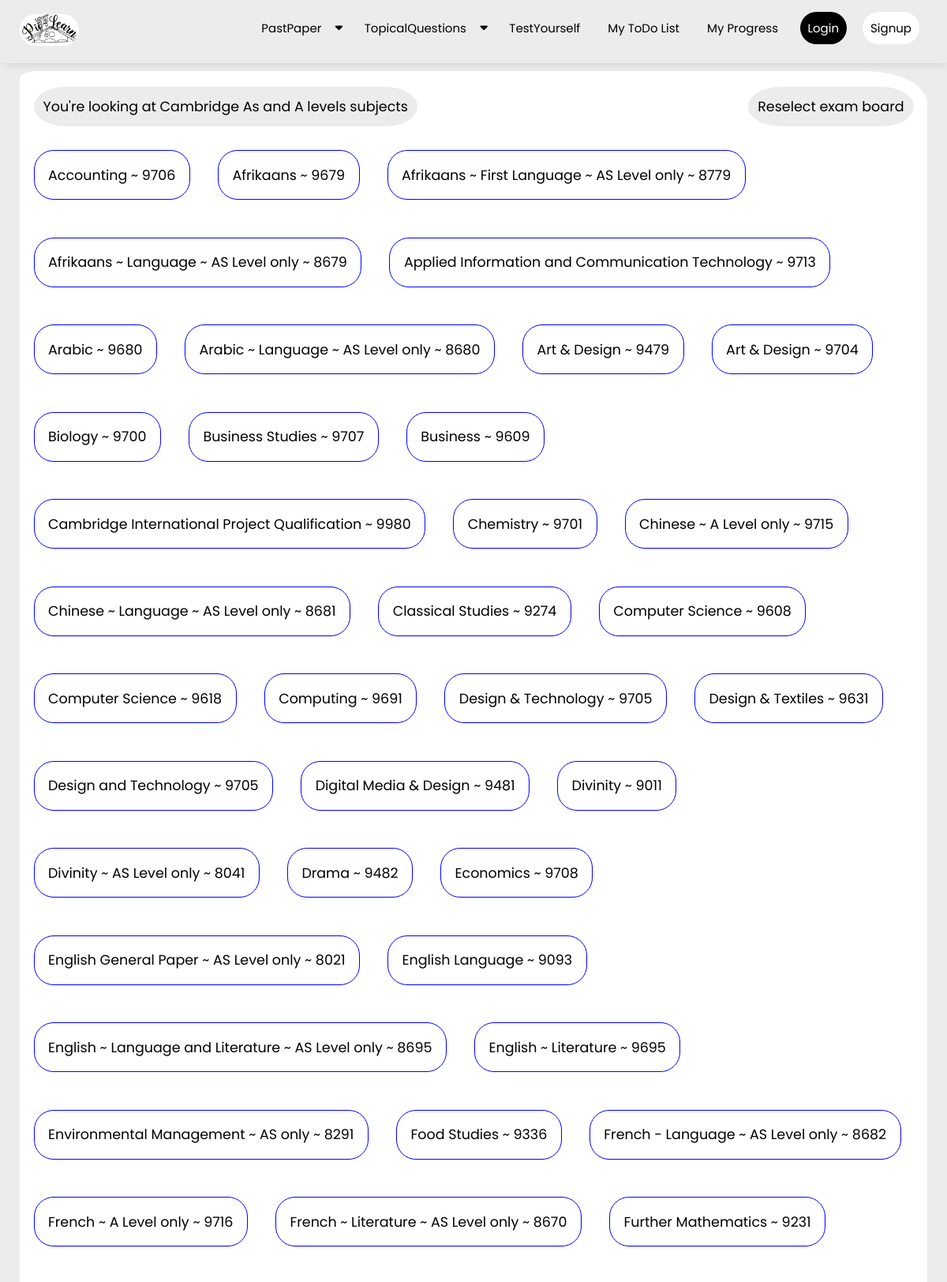
The app's page /pastpapers/Cambridge As and A levels (upper part) with its own data.
### examsolution/models.py (models this page shows, shortened)
class website_pics(models.Model):
    website_logo = models.ImageField(null=True,upload_to='WesbitePics')

class ExamBoard(models.Model):
    exam_board = models.CharField(max_length=200)

class Subject(models.Model):
    exam_board_key = models.ForeignKey(ExamBoard, on_delete=models.CASCADE)
    subject = models.CharField(max_length=200)
    class Meta:
        ordering = ['subject']

### examsolution/views.py (the view)
# urls.py: path('pastpapers/<exam_board>',views.subject_past_papers,name='subject_past_papers'),
def subject_past_papers(request,exam_board):
    website_logo = website_pics.objects.get(id=1)
    exam_board_selected = get_object_or_404(ExamBoard,exam_board=exam_board)
    context = {
        'exam_board_selected' : exam_board_selected,
        'website_logo':website_logo,
    }
    return render(request,'examsolution/subject_past_papers.html',context)

### examsolution/templates/examsolution/subject_past_papers.html (shortened to what this page needs)
{% extends 'examsolution/base.html' %}
{% load static %}
{% block content %}
<section class="subjects">
    {% if exam_board_selected.subject_set.all %}
        <div class="panel_heading">
            <p>You're looking at {{exam_board_selected.exam_board}} subjects</p>
            <a href="{% url 'examsolution:past_papers' %}">Reselect exam board</a>
        </div>
        {% for subject in exam_board_selected.subject_set.all  %}
                <a class="subject" href="{% url 'examsolution:year_past_papers' exam_board_selected.exam_board subject.subject %}">{{subject.subject}}</a>
        {% endfor %}
    {% else %}
        <div class="panel_heading">
            <p>{{exam_board_selected.exam_board}} past papers <strong>Coming soon!</strong></p>
            <a href="{% url 'examsolution:past_papers' %}">Reselect exam board</a>
        </div>
    {% endif %}
</section>
{% endblock content %}

### examsolution/templates/examsolution/base.html (shortened to what this page needs)
<!DOCTYPE html>
{% load static %}
<html lang="en">
<head>
    <link rel="stylesheet" href="https://cdnjs.cloudflare.com/ajax/libs/font-awesome/6.3.0/css/all.min.css" />
    <link rel="stylesheet" href="{% static 'examsolution/css/style.css' %}">
    <link rel="stylesheet" href="https://cdn.jsdelivr.net/npm/swiper@9/swiper-bundle.min.css"/>
</head>
<body>
    <section class="header" style="webkik-box-shadow: 2px 2px 13px -4px rgba(0,0,0,0.21);
    box-shadow: 2px 2px 13px -4px rgba(0,0,0,0.21);">
        <nav class="menu_bar">
            <a class="logo" href=" {% url 'examsolution:home' %} "><img src="{% static website_logo.website_logo %}"  alt="" style="max-height:40px" id="website_logo"></a>
            <ul class="nav-menu">
                <li><a href=" {% url 'examsolution:past_papers' %}">PastPaper  <i class="fas fa-caret-down" id="drop-4"></i></a>
                </li>
                <li><a href=" {% url 'examsolution:topical_past_paper' %}">TopicalQuestions  <i class="fas fa-caret-down" id="drop-2"></i></a>
                </li>
                <li><a href=" {% url 'examsolution:test_yourself' %} ">TestYourself {% comment %}<i class="fas fa-caret-down" id="drop-3"></i>{% endcomment %}</a>
                </li>
                <li><a href=" {% url 'examsolution:my_to_do_list' %} ">My ToDo List</a></li>
                <li><a href="{% url 'examsolution:my_progress' %}">My Progress</a></li>
                {% if request.user.is_authenticated %}
                    <li style="margin-bottom:1rem;"><a id="base_logout_link" href=" {% url 'examsolution:logout' %} ">Logout</a></li>
                {% else %}
                    <li style="margin-bottom:1rem;"><a id="base_login_link" href=" {% url 'examsolution:login' %} ">Login</a></li>
                    <li style="margin-bottom:1rem;"><a id="base_sign_up_link" href=" {% url 'examsolution:register' %} ">Signup</a></li>
                {% endif %}
            </ul>
        </nav>
    </section>
    {% block content %}{% endblock content %}
</body>
</html>

### examsolution/static/examsolution/css/style.css (style rules this page uses)
:root { --main-color: #ececec; --black: #222; --white: #fff; --light--black: #777; --dark-bg: #eee; --border: .1rem solid var(--black); --box-shadow: 0 .5rem 1rem rgba(20, 16, 20, 1); --text-shadow: 0 1.5rem 3rem rgba(0,0,0,.3); }
* { font-family: 'Poppins', sans-serif; margin: 0; padding: 0; box-sizing: border-box; outline: none; border: none; text-decoration: none; text-transform: none; }
html { font-size: 62.5%; overflow-x: hidden; background-color: var(--main-color); }
.header { top: 0; left: 0; right: 0; z-index: 1000; position:fixed; }
.menu_bar { background-color: var(--main-color); height: 80px; width: 100%; display: flex; align-items: center; justify-content: space-between; padding: 0 2.5rem; }
.menu_bar a img#website_logo { border-radius: 2rem; }
.menu_bar ul { list-style: none; display: flex; }
.menu_bar ul li { padding: 10px 10px; position: relative; }
.menu_bar ul li a { color: black; text-decoration: none; font-size: 1.5rem; background-color: white hidden; padding: .75rem; border-radius: 2.5rem hidden; transition: all 0.6s; }
.fas { float: right; margin-left: 10px; padding-top: 3px; }
#base_logout_link,#base_login_link { background-color: black !important; border-radius: 2.5rem !important; color: white !important; padding: 1rem !important; }
#base_sign_up_link { background-color: white !important; border-radius: 2.5rem !important; padding: 1rem !important; }
.exam_boards, .subjects, .topics,.no_question_answer { overflow: auto; margin-top: 9rem; margin-bottom: 5rem; margin-left: 2.5rem; margin-right: 2.5rem; border-radius: 2rem 8rem 2rem 8rem / 1rem 4rem 1rem 4rem; -moz-border-radius:2rem 8rem 2rem 8rem / 1rem 4rem 1rem 4rem; -webkit-border-radius:2rem 8rem 2rem 8rem / 1rem 4rem 1rem 4rem; background-color: var(--white); padding-bottom: auto; }
.subjects .subject, .topics .topic { color: black; background-color: white; font-size: 1.75rem; border: solid blue 1px; margin: 1.75rem; margin-top: 3rem; padding: 1.75rem; border-radius: 2.5rem; float: left; }
.topics .panel_heading,.subjects .panel_heading,.no_question_answer .panel_heading { display: flex; justify-content: space-between; align-items: center; position: relative; z-index:10; margin-top: 2rem; }
.subjects .panel_heading p,.subjects .panel_heading a,.topics .panel_heading p, .topics .panel_heading a,.no_question_answer .panel_heading a,.no_question_answer .panel_heading p { border-top-right-radius: 8rem 5rem; border-bottom-right-radius: 8rem 5rem; border-bottom-left-radius: 8rem 5rem; border-top-left-radius: 8rem 5rem; padding: 1.2rem; font-size: 1.75rem; color: black; background-color: var(--main-color); margin-left: 1.75rem; margin-right: 1.75rem; }

### records on screen
website_pics: website_logo (picture)
ExamBoard: exam_board "Cambridge As and A levels"
Subject: subject "Accounting ~ 9706"
Subject: subject "Afrikaans ~ 9679"
Subject: subject "Afrikaans ~ First Language ~ AS Level only ~ 8779"
Subject: subject "Afrikaans ~ Language ~ AS Level only ~ 8679"
Subject: subject "Applied Information and Communication Technology ~ 9713"
Subject: subject "Arabic ~ 9680"
Subject: subject "Arabic ~ Language ~ AS Level only ~ 8680"
Subject: subject "Art & Design ~ 9479"
Subject: subject "Art & Design ~ 9704"
Subject: subject "Biology ~ 9700"
Subject: subject "Business Studies ~ 9707"
Subject: subject "Business ~ 9609"
Subject: subject "Cambridge International Project Qualification ~ 9980"
Subject: subject "Chemistry ~ 9701"
Subject: subject "Chinese ~ A Level only ~ 9715"
Subject: subject "Chinese ~ Language ~ AS Level only ~ 8681"
Subject: subject "Classical Studies ~ 9274"
Subject: subject "Computer Science ~ 9608"
Subject: subject "Computer Science ~ 9618"
Subject: subject "Computing ~ 9691"
Subject: subject "Design & Technology ~ 9705"
Subject: subject "Design & Textiles ~ 9631"
Subject: subject "Design and Technology ~ 9705"
Subject: subject "Digital Media & Design ~ 9481"
Subject: subject "Divinity ~ 9011"
Subject: subject "Divinity ~ AS Level only ~ 8041"
Subject: subject "Drama ~ 9482"
Subject: subject "Economics ~ 9708"
Subject: subject "English General Paper ~ AS Level only ~ 8021"
Subject: subject "English Language ~ 9093"
Subject: subject "English ~ Language and Literature ~ AS Level only ~ 8695"
Subject: subject "English ~ Literature ~ 9695"
Subject: subject "Environmental Management ~ AS only ~ 8291"
Subject: subject "Food Studies ~ 9336"
Subject: subject "French - Language ~ AS Level only ~ 8682"
Subject: subject "French ~ A Level only ~ 9716"
Subject: subject "French ~ Literature ~ AS Level only ~ 8670"
Subject: subject "Further Mathematics ~ 9231"
